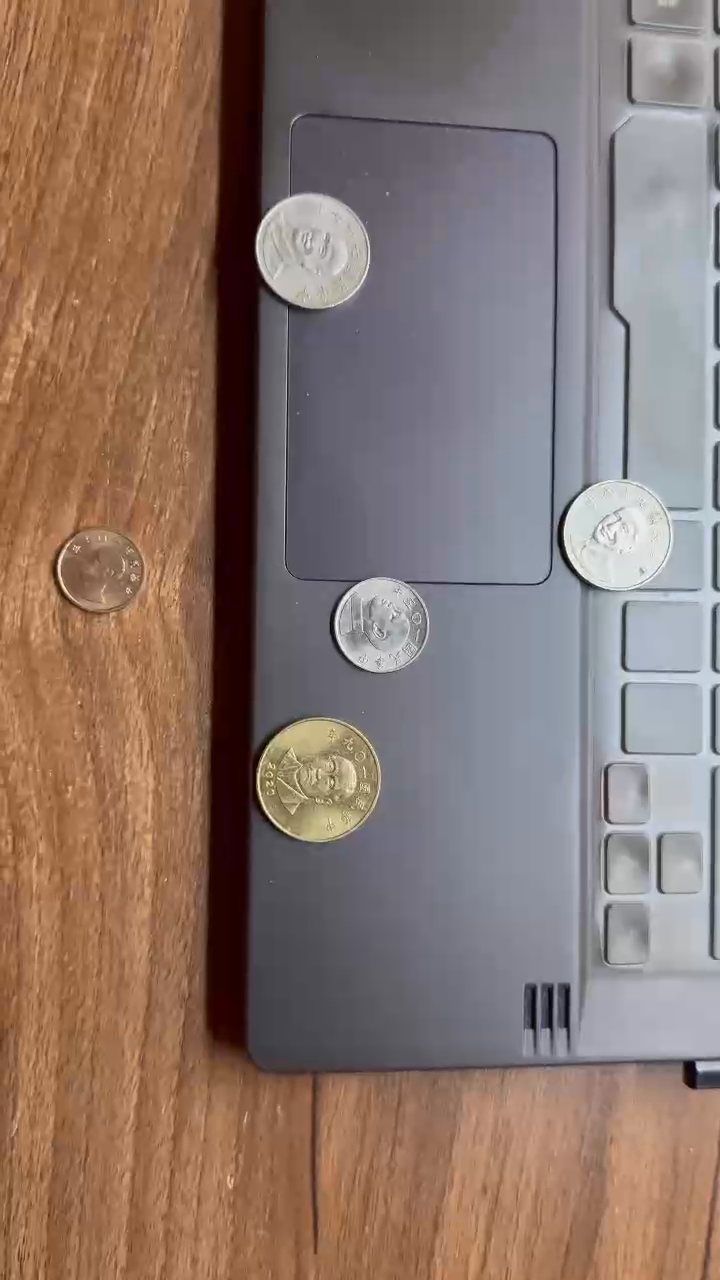
#> input picture frame 8 of coin_1.mp4, 720 x 1280 px
$ python coin_detect_check.py
#> lines starting #> are read from the running program, lines starting #| are printed output that depends on the picture; after the words box and inside, x2 and y2 are one past the last pixel; in counts of white or black regions, pixels touching at a corner belong together
import cv2
import numpy as np

cap = cv2.VideoCapture("coin_1.mp4")
ret, frame = cap.read()
#> frame is the input picture: shape (1280, 720, 3); mean B, G, R 109.1, 118, 138.6

# im2gray
gray = cv2.cvtColor(frame, cv2.COLOR_BGR2GRAY)
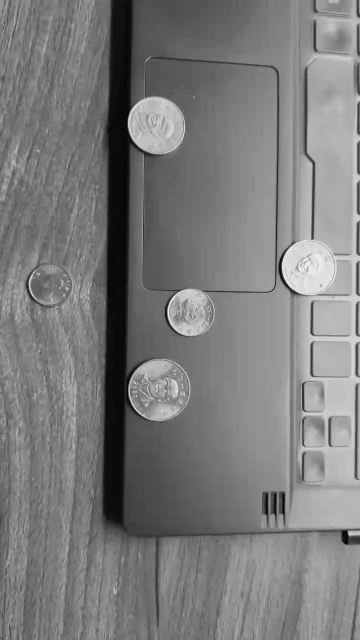
#> gray: shape (1280, 720) (shown at 1/2 size); min 1, max 255, mean 123.1
#adjust contrast balance
#contrast = cv2.equalizeHist(gray)
#noise reduction

bw = cv2.GaussianBlur(gray, (5,5), 0)
bw = cv2.adaptiveThreshold(bw, 255, cv2.ADAPTIVE_THRESH_GAUSSIAN_C, cv2.THRESH_BINARY_INV,3, 1)
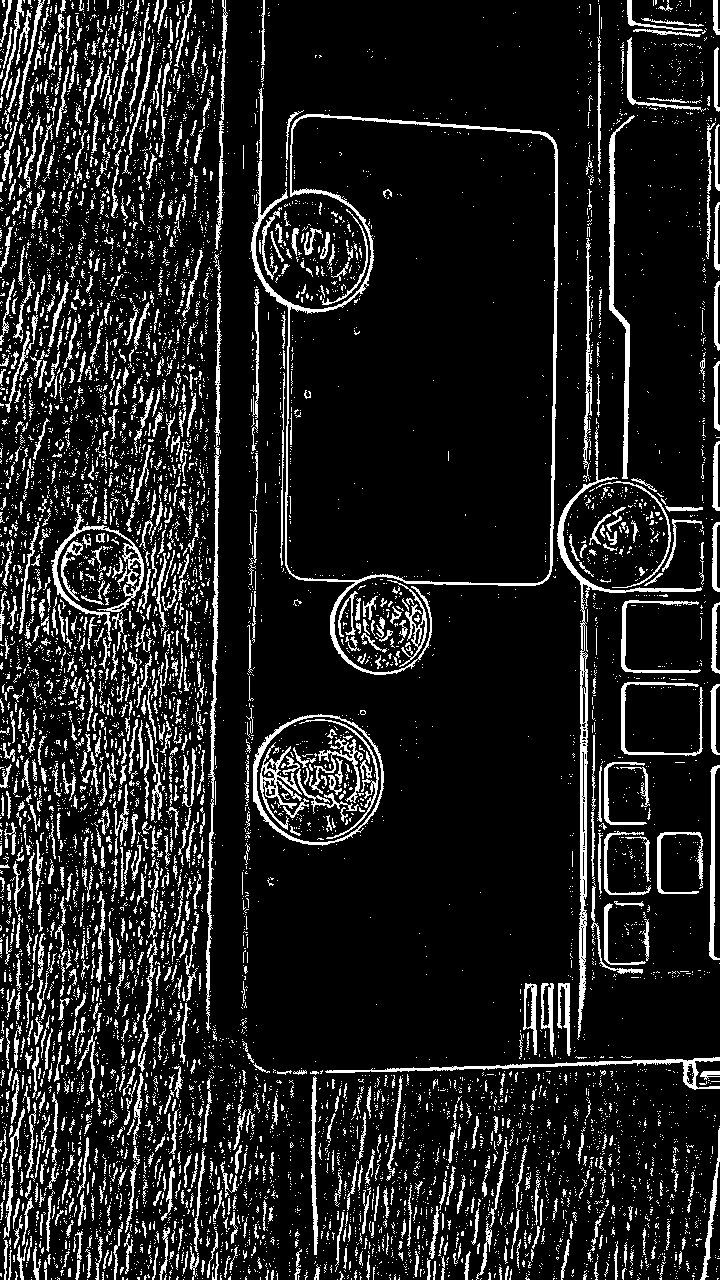
#> bw: shape (1280, 720); 13.1% white in thin lines or dots


bw = cv2.morphologyEx(bw, cv2.MORPH_CLOSE, cv2.getStructuringElement(cv2.MORPH_ELLIPSE, (3, 3)))
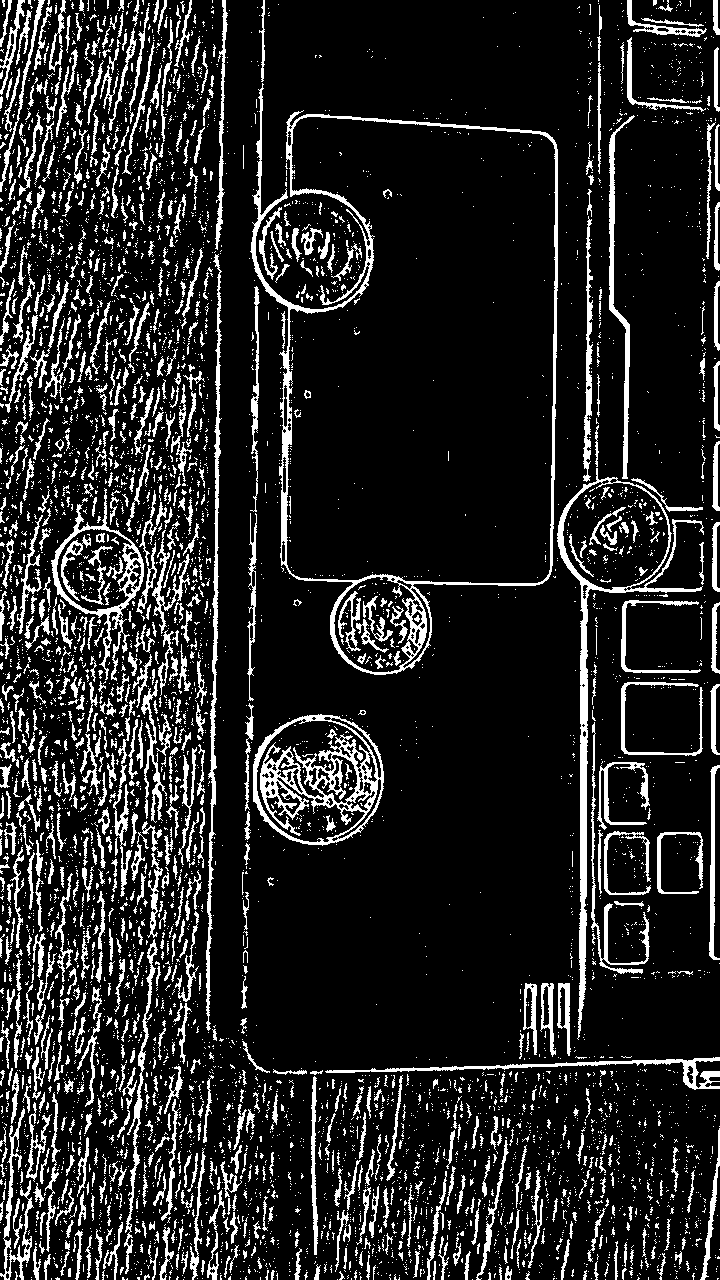
#> bw: shape (1280, 720); 14.5% white; 5918 white regions (4934 under 20 px)
#bw = cv2.morphologyEx(bw, cv2.MORPH_OPEN, cv2.getStructuringElement(cv2.MORPH_ELLIPSE, (3, 3)))
# # bw = ~bw


cv2.imshow("Image processing",bw)

#BoudingBox
contours, _ = cv2.findContours(bw, cv2.RETR_LIST, cv2.CHAIN_APPROX_SIMPLE)
#> contours = 6128 contours, 5464 with area under 20; largest, box (x1, y1, x2, y2) and area: (250, 83, 558, 675) 124776, (286, 116, 556, 584) 111554, (253, 714, 384, 846) 13464, (557, 468, 704, 1040) 12791, (562, 481, 670, 591) 8954

for cnt in contours:
        area = cv2.contourArea(cnt)
        (x, y), radius = cv2.minEnclosingCircle(cnt)
        #and abs(1 - area/(3.14*radius*radius)) < 0.2:
        if area >1000 and abs(1 - area/(3.14*radius*radius)) < 0.2:
            x, y, w, h = cv2.boundingRect(cnt)

            # Vẽ bounding box
            cv2.rectangle(frame, (x, y), (x + w, y + h), (0, 0, 255), 3)

            # Tính centroid
            M = cv2.moments(cnt)
            if M["m00"] != 0:
                cx = int(M["m10"] / M["m00"])
                cy = int(M["m01"] / M["m00"])
                coord_text = f"({cx}, {cy})"

                # Hiển thị tọa độ
                cv2.putText(frame, coord_text, (cx, cy), cv2.FONT_HERSHEY_SIMPLEX, 0.7, (0, 255, 255), 2)
#> this loop made 6128 passes
#> (area, radius, w, h, cx, cy) on passes 3198, 3921: (13463.5, 68.28, 131, 132, 317, 779), (4719, 42.56, 77, 85, 93, 569)
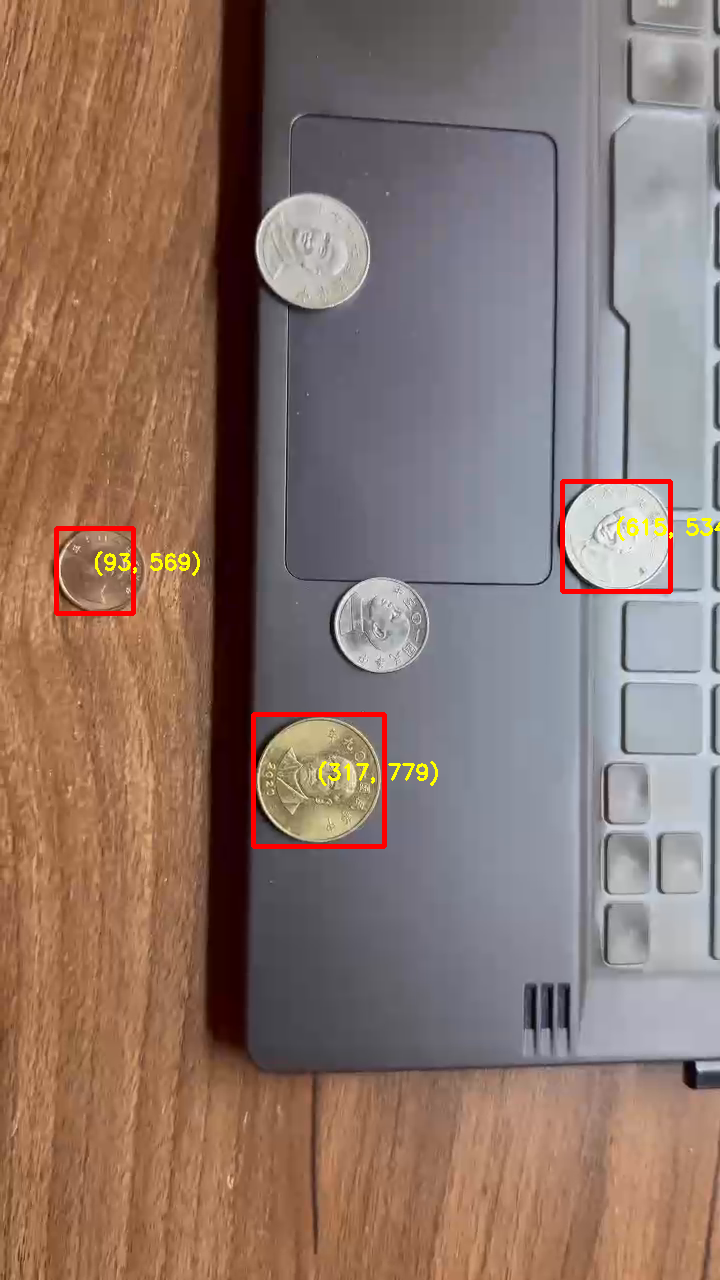
#> frame: shape (1280, 720, 3); 0.93% of pixels changed, all inside (x1, y1, x2, y2) = (54, 479, 720, 849)

cv2.imshow("Image result",frame)

cv2.waitKey(0)

$ run again, starting later in the video
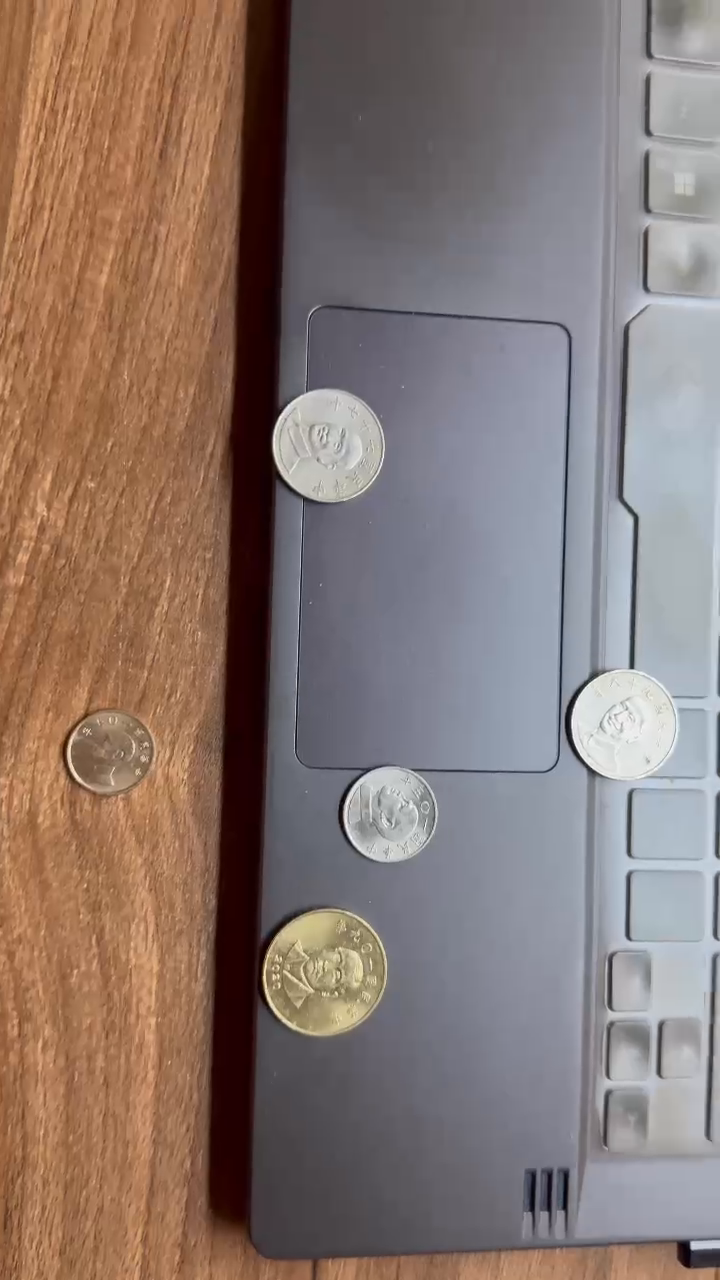
#> input picture frame 37 of coin_1.mp4, 720 x 1280 px
#> frame is the input picture: shape (1280, 720, 3); mean B, G, R 112.8, 119.3, 136.5
#> `bw = cv2.morphologyEx(bw, cv2.MORPH_CLOSE, cv2.getStructuringElement(c..`:
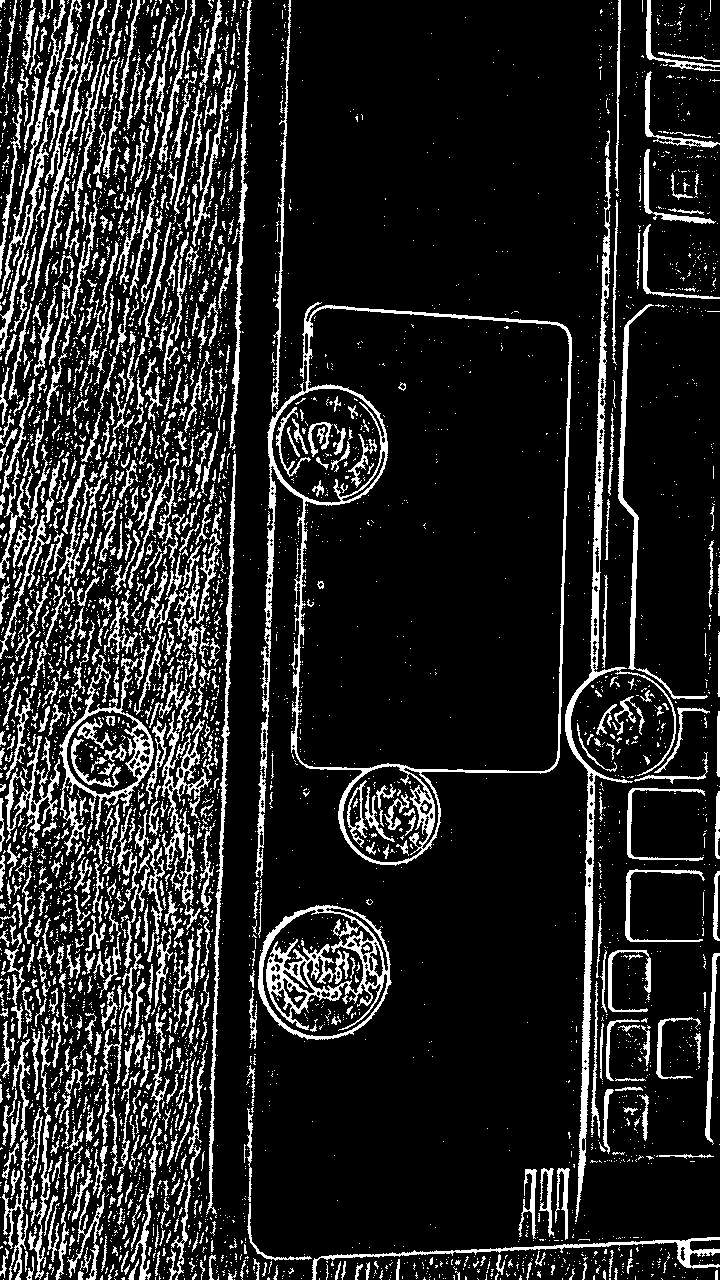
#> bw: shape (1280, 720); 15.3% white; 4687 white regions (3848 under 20 px)
#> contours = 4941 contours, 4282 with area under 20; largest, box (x1, y1, x2, y2) and area: (264, 302, 572, 866) 132014, (296, 307, 570, 772) 109346, (258, 905, 392, 1040) 13934, (271, 388, 385, 504) 9814, (262, 909, 388, 1037) 7396
#> the loop `for cnt in contours:` made 4941 passes
#> (area, radius, w, h, cx, cy) on passes 1497, 1991, 3447: (13934.5, 69.92, 134, 135, 323, 971), (6145.5, 49.18, 90, 98, 384, 815), (9814.5, 58.1, 114, 116, 326, 443)
#> after the loop `for cnt in contours:`:
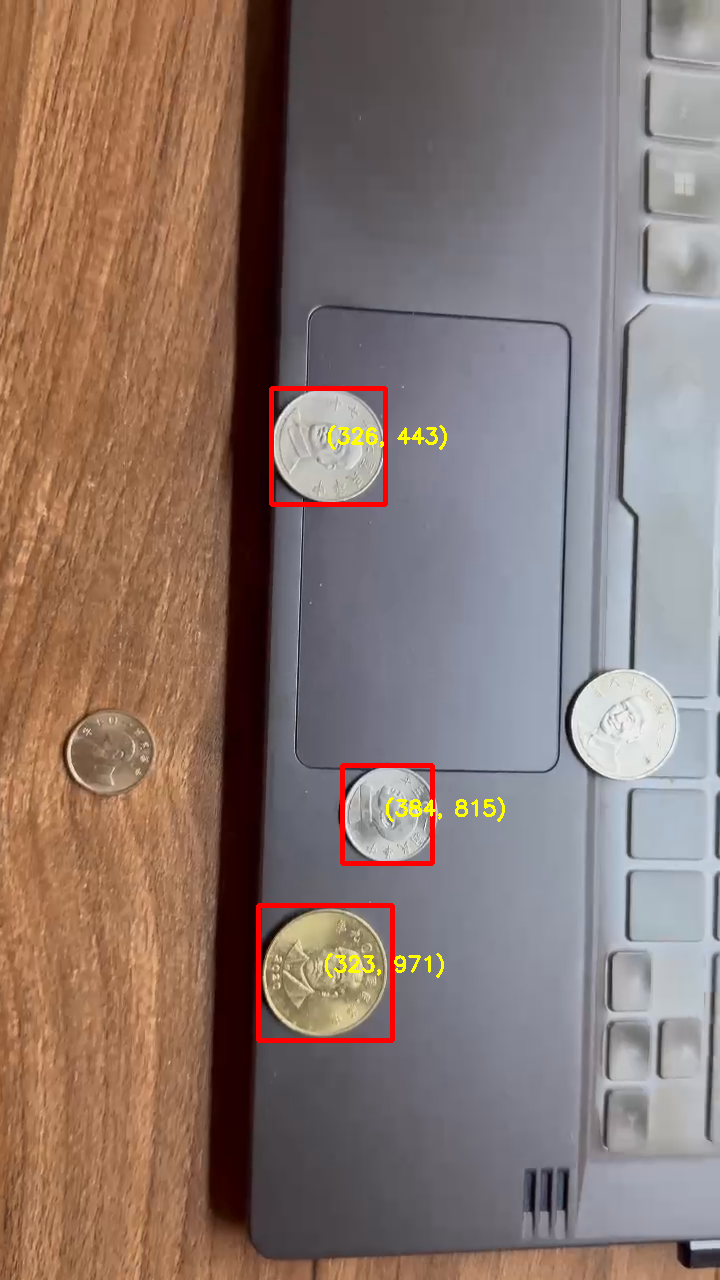
#> frame: shape (1280, 720, 3); 1.01% of pixels changed, all inside (x1, y1, x2, y2) = (256, 386, 505, 1043)

$ run again, starting later in the video
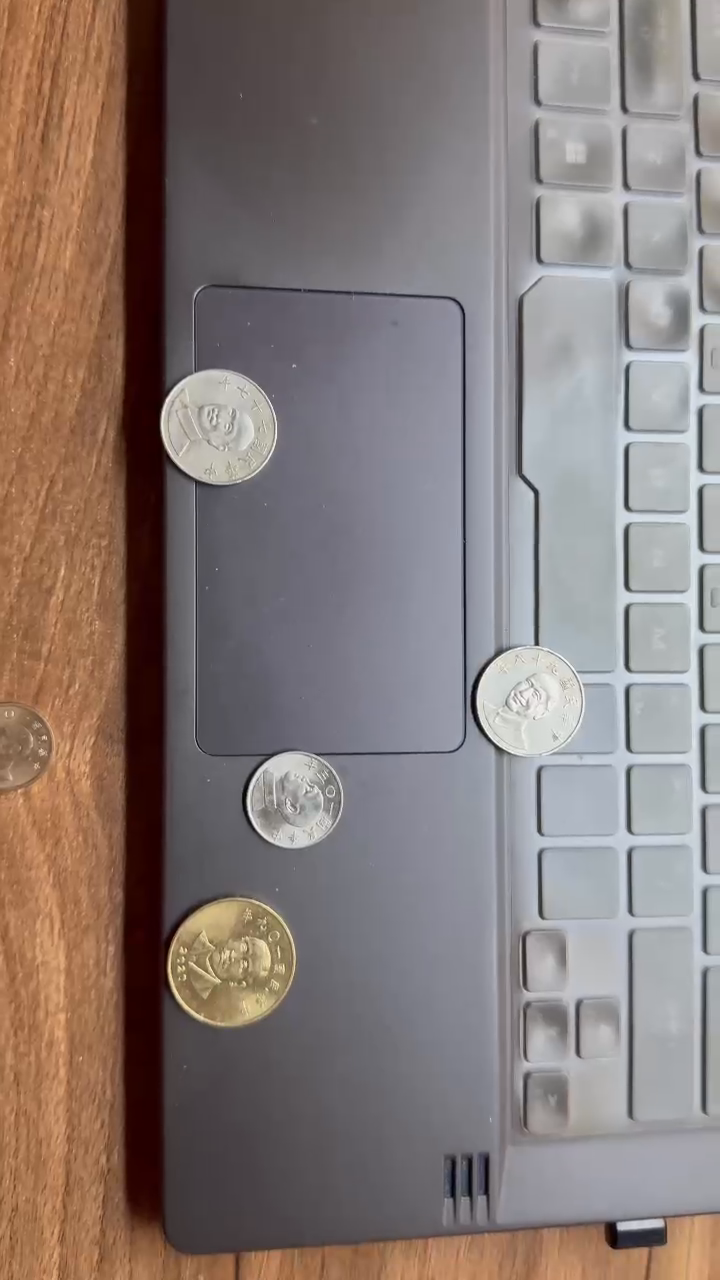
#> input picture frame 67 of coin_1.mp4, 720 x 1280 px
#> frame is the input picture: shape (1280, 720, 3); mean B, G, R 119, 122.5, 135
#> `bw = cv2.morphologyEx(bw, cv2.MORPH_CLOSE, cv2.getStructuringElement(c..`:
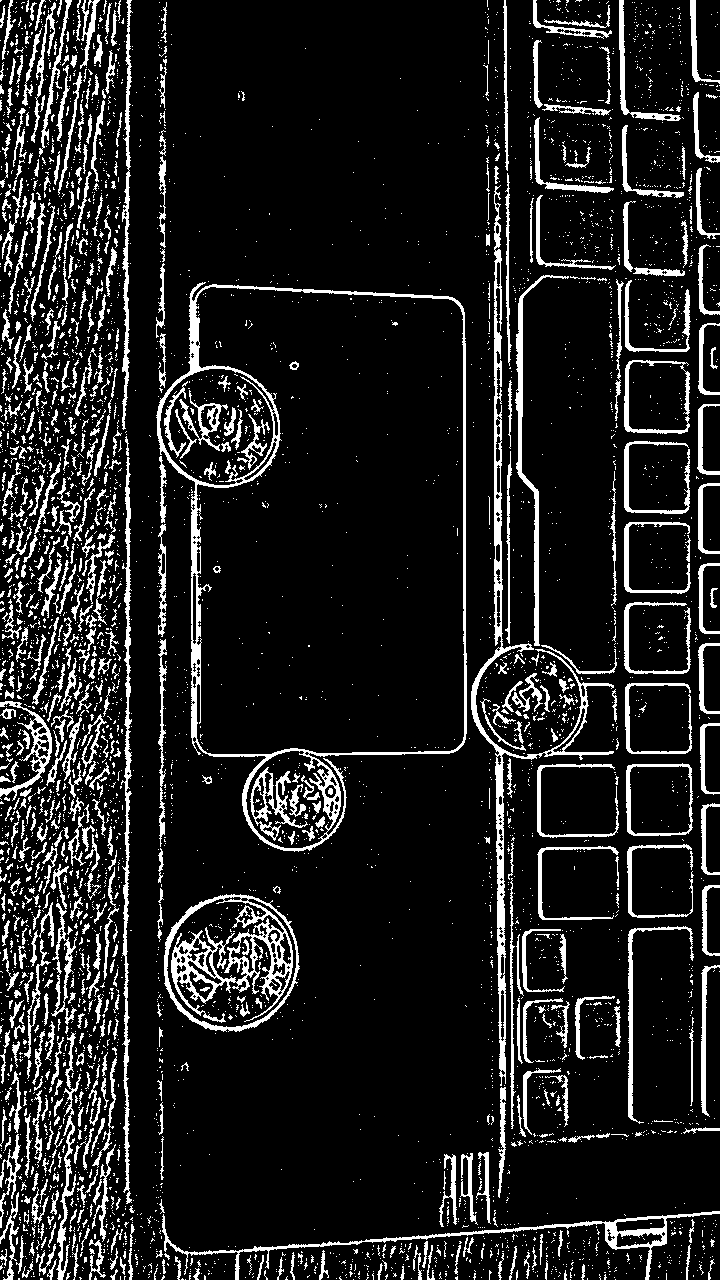
#> bw: shape (1280, 720); 12.5% white; 4666 white regions (4013 under 20 px)
#> contours = 4869 contours, 4349 with area under 20; largest, box (x1, y1, x2, y2) and area: (156, 282, 467, 852) 137266, (195, 286, 465, 755) 113456, (164, 894, 300, 1032) 14508, (159, 368, 275, 486) 10366, (166, 898, 297, 1028) 7854
#> the loop `for cnt in contours:` made 4869 passes
#> (area, radius, w, h, cx, cy) on passes 1533, 2071, 3386: (14508.5, 72.61, 136, 138, 230, 962), (6336.5, 49.82, 89, 99, 288, 800), (10366, 59.7, 116, 118, 216, 425)
#> after the loop `for cnt in contours:`:
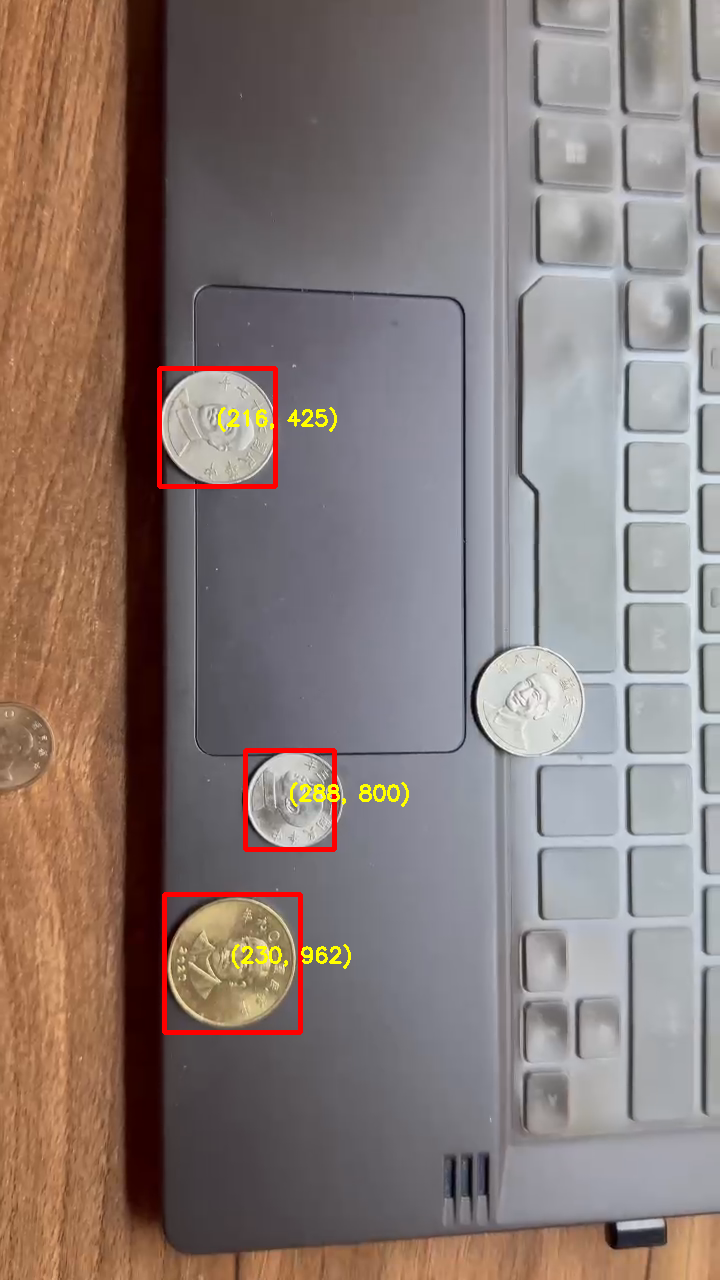
#> frame: shape (1280, 720, 3); 1.04% of pixels changed, all inside (x1, y1, x2, y2) = (157, 366, 409, 1035)
